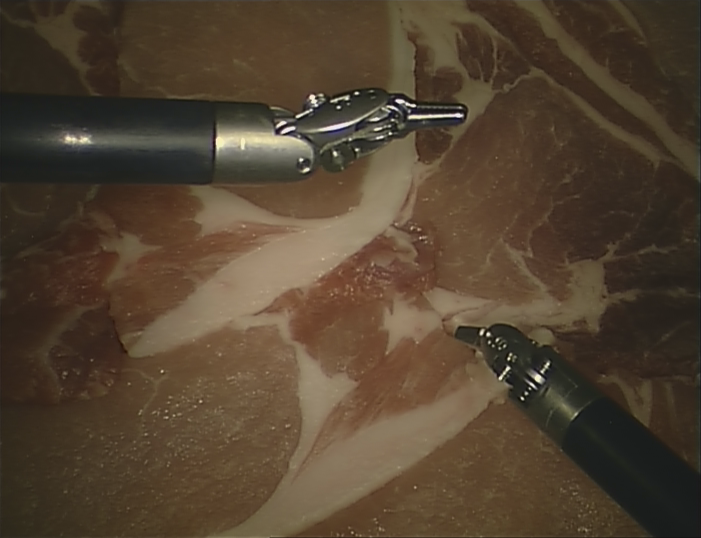
#> input picture images/000.png, 701 x 538 px
$ jupyter execute --allow-errors feleves.ipynb
#> lines starting #> are read from the running program, lines starting #| are printed output that depends on the picture
[cell 1]
import numpy as np
import matplotlib.pyplot as plt
import cv2 as cv
import imutils
import scipy.spatial.distance as dist


# pip install imutils
# python -m pip install scipy

[cell 2]
img_path = ['images/000.png',
'images/001.png',
'images/002.png',
'images/003.png',
'images/004.png',
'images/005.png',
'images/006.png',
'images/007.png',
'images/008.png',
'images/009.png',
'images/010.png',]

[cell 3]
gt_path = ['images/GT/000.png',
'images/GT/001.png',
'images/GT/002.png',
'images/GT/003.png',
'images/GT/004.png',
'images/GT/005.png',
'images/GT/006.png',
'images/GT/007.png',
'images/GT/008.png',
'images/GT/009.png',
'images/GT/010.png',]

[cell 4]
def readFolder(path):
    tempF = []
    for pic in path:
        temp = cv.imread(pic, 0)
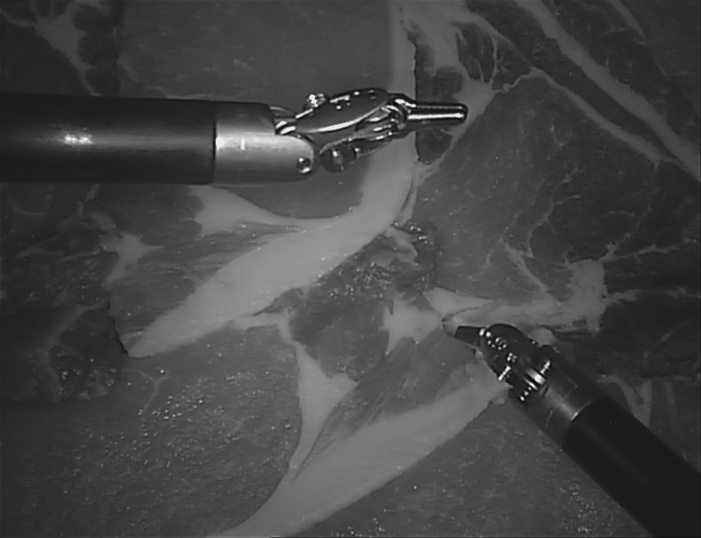
#> temp: shape (538, 701); min 15, max 235, mean 68.9
        # tempF.append(cv.cvtColor(temp, cv.COLOR_BGR2RGB))
        tempF.append(temp)
#> pass 2 of the loop in readFolder, `for pic in path:`:
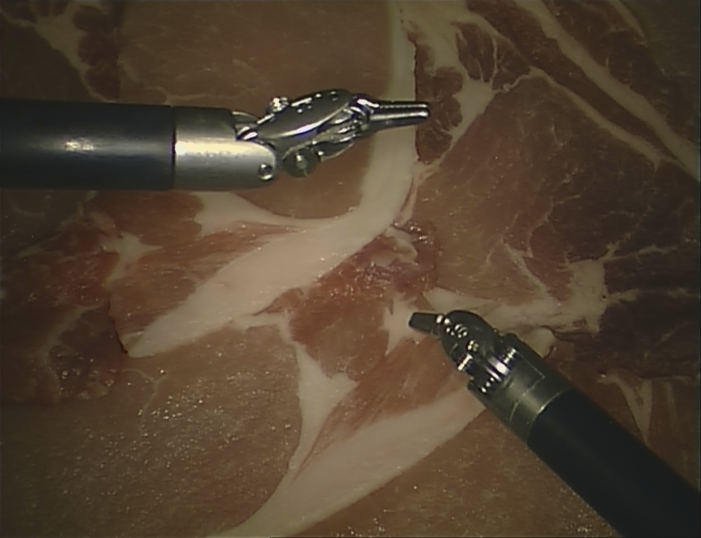
#> input picture images/001.png, 701 x 538 px
#> in readFolder, `temp = cv.imread(pic, 0)`:
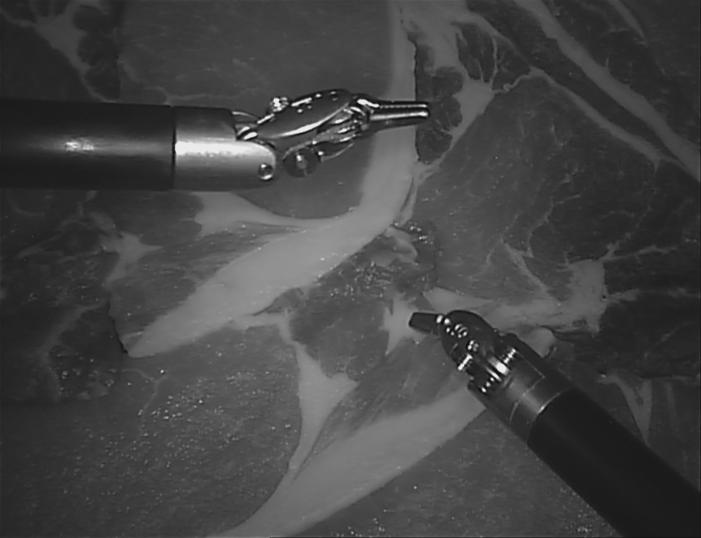
#> temp: shape (538, 701); min 15, max 235, mean 68.4
#> pass 3 of the loop in readFolder, `for pic in path:`:
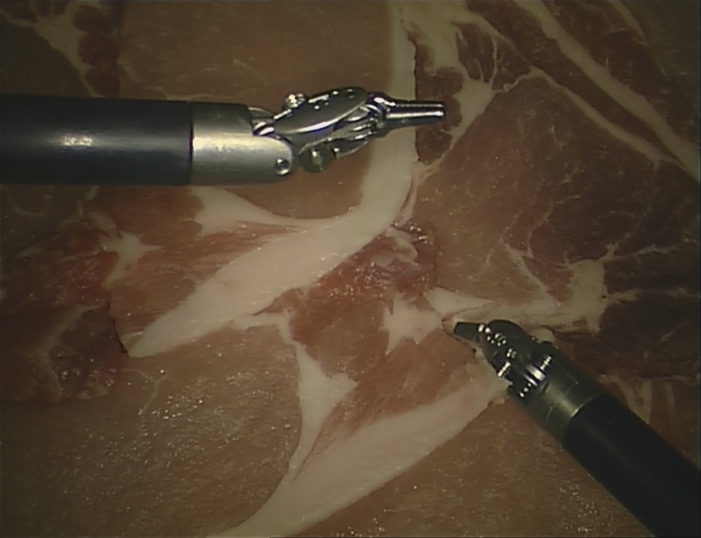
#> input picture images/002.png, 701 x 538 px
#> in readFolder, `temp = cv.imread(pic, 0)`:
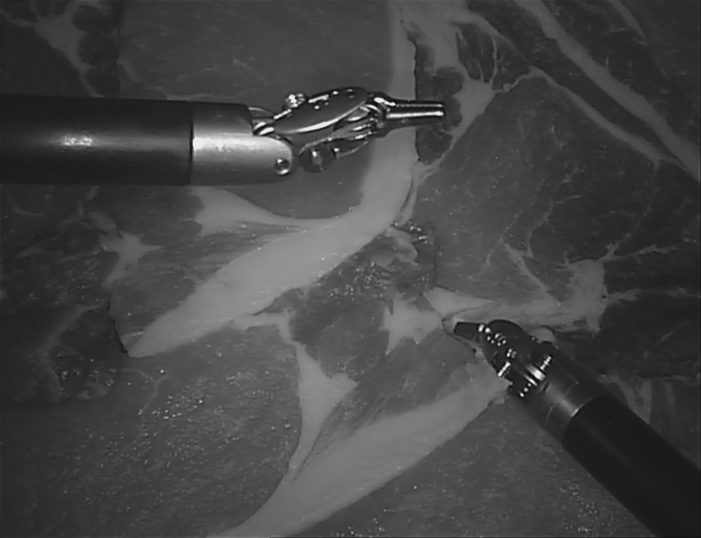
#> temp: shape (538, 701); min 15, max 235, mean 68.9
#> the loop made 11 passes; the first 3 are shown
#> pass 2 of the loop in readFolder, `for pic in path:`:
#> pass 3 of the loop in readFolder, `for pic in path:`:
#> the loop made 11 passes; the first 3 are shown

    return tempF

[cell 5]
imgs = readFolder(img_path)
gts = readFolder(gt_path)

imgs[0]
plt.imshow(imgs[0], cmap="gray")

[cell 6]
plt.imshow(gts[0], cmap="gray")

[cell 7]
test = imgs[0] * gts[0]
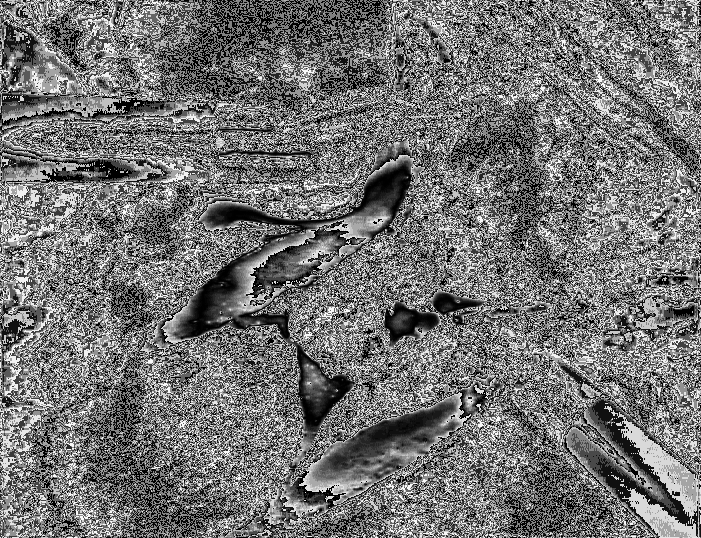
#> test: shape (538, 701); min 0, max 249, mean 114.6
plt.imshow(test)

#> (the rest of this cell did not finish here and is left out)

[cell 8]
# detector = cv.HomogeneusBgDetector()

# contours = detector.detect_object(test)
# plt.imshow(contours)

[cell 9]
threshs = []
thresh_imgs = []
#> (the rest of this cell did not finish here and is left out)

[cell 10]
def filling(im_th):
    im_floodfill = im_th.copy()

    # Mask used to flood filling.
    # Notice the size needs to be 2 pixels than the image.
    h, w = im_th.shape[:2]
    mask = np.zeros((h+2, w+2), np.uint8)

    # Floodfill from point (0, 0)
    cv.floodFill(im_floodfill, mask, (0,0), 255);

    # Invert floodfilled image
    im_floodfill_inv = cv.bitwise_not(im_floodfill)

    # Combine the two images to get the foreground.
    im_out = im_th | im_floodfill_inv

    return im_out

filled_imgs = []

#> (the rest of this cell did not finish here and is left out)

[cell 11]
for i in range(len(filled_imgs)):
    conts = cv.findContours(filled_imgs[i], cv.RETR_TREE, cv.CHAIN_APPROX_SIMPLE)
    #print('Total # of Contours: ', len(conts))
    conts = imutils.grab_contours(conts)

    plt.imshow(filled_imgs[i], cmap="gray")
    plt.show()

    print('Total # of Contours: ', len(conts))


# [4 lines of commented-out code are left out]
